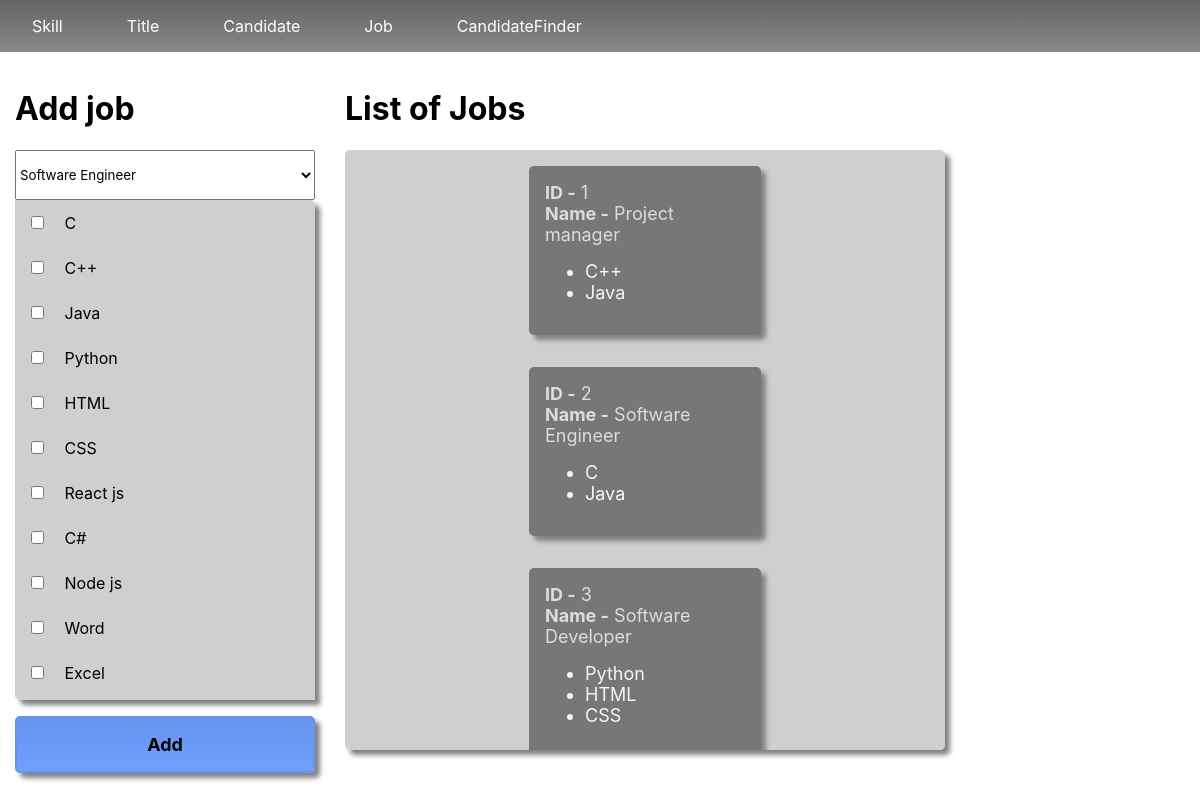
The app's page /Job with its own data.
### matcher/models.py (models this page shows, shortened)
class Skill(models.Model):
    name = models.CharField(max_length=200,unique=True)

class Job(models.Model):
    title = models.ForeignKey(Title , on_delete=models.CASCADE)
    skill = models.ManyToManyField(Skill)

class Title(models.Model):
    name = models.CharField(max_length=200,unique=True)

### matcher/views.py (the view)
# urls.py: path('Job', views.Jobs , name = "Job"),
def Jobs(request):
    try:
        title = request.POST['title']
        name = request.POST.getlist('name')
        job = Job(title = Title.objects.get(id = title))
        job.save()
        for i in name:
            job.skill.add(Skill.objects.get(id = int(i)))
        print(job.skill.all())
    except Exception as e:
       err = e
    jobs = Job.objects.all()
    skills = Skill.objects.all()
    titles = Title.objects.all()
    return render(request , 'job/job.html' , {'jobs': jobs , 'skills': skills , 'titles' : titles})

### matcher/templates/job/job.html (shortened to what this page needs)
{% extends 'home/home.html' %}
{% block body %}
{% load static %}
    <link rel="stylesheet" href="{% static 'matcher/form.css' %}">
    <div class="container">
        <div class="form">
            <form action="{% url 'app:Job' %}" method="post">
                <div>
                    <h1>Add job</h1>
                    <select name="title">
                        {% for title in titles %}
                            <option value={{title.id}}>{{title.name}}</option>
                        {% endfor %}
                    </select>
                    <div class="skills">
                        {% for skill in skills %}
                            <input type="checkbox" id="name" name="name" value={{skill.id}}>
                            <label for="name"> {{skill.name}}</label><br>
                        {% endfor %}
                    </div>
                </div>
                <button type="submit">Add</button>
            </form>
        </div>
        <div>
        <h1>List of Jobs</h1>
        <div class="box-data">
            {% for job in jobs %}
            <div class="data">
                <p><strong>ID -</strong> {{job.id}}</p>
                <p><strong>Name -</strong>  {{job.title.name}} </p>
                <ul> {% for skill in job.skill.all %}
                        <li> {{skill.name}}</li>
                    {% endfor %}
            </div>
            {% endfor %}
        </div>
    </div>
    </div>
{% endblock body %}

### matcher/static/matcher/nav.css (style rules this page uses)
* { font-family: -apple-system, BlinkMacSystemFont, 'Segoe UI', Roboto, Oxygen, Ubuntu, Cantarell, 'Open Sans', 'Helvetica Neue', sans-serif; }

### matcher/static/matcher/form.css (style rules this page uses)
.form { max-width: 300px; }
.form input { border: none; padding: 1rem; margin: 1rem; border-bottom: 2px solid rgb(100, 148, 237); }
.form button { background: linear-gradient(rgb(100, 148, 237), rgb(110 160 255)); border: 2px solid rgb(100, 148, 237); width: 100%; padding: 1rem; color: rgb(0, 0, 0); font-size: 18px; font-weight: bold; border-radius: 5px; margin: 1rem 0; box-shadow: 5px 5px 5px grey; }
.box-data { max-height: 600px; width: 600px; display: flex; flex-direction: column; align-items: center; overflow: auto; background-color: rgb(207, 207, 207); box-shadow: 5px 5px 5px grey; border-radius: 5px; }
.container select { min-width: 300px; max-width: 300px; min-height: 50px; max-height: 50px; display: inline-block; cursor: pointer; overflow-y: auto; }
.skills { width: 300px; overflow-y: auto; max-height: 500px; background-color: rgb(207, 207, 207); box-shadow: 5px 5px 5px grey; border-radius: 0 5px; }
.container { width: 80%; display:flex; justify-content: space-around; }
.container p { margin: 0; color: rgb(223, 219, 219); font-size: 18px; user-select:none; }
.container li { color: rgb(245, 245, 245); font-size: 18px; user-select:none; }
.container div, .container label, .container input { user-select:none; }
.data { min-width: 200px; max-width: 200px; padding: 1rem; margin: 1rem; border-radius: 5px; background-color: rgb(119, 119, 119); box-shadow: 5px 5px 5px grey; }

### records on screen
Skill: name "C"
Skill: name "C++"
Skill: name "Java"
Skill: name "Python"
Skill: name "HTML"
Skill: name "CSS"
Skill: name "React js"
Skill: name "C#"
Skill: name "Node js"
Skill: name "Word"
Skill: name "Excel"
Job: id "1", title.name "Project manager"
Job: id "2", title.name "Software Engineer"
Job: id "3", title.name "Software Developer"

### other values on screen
form field title "Software Engineer"
